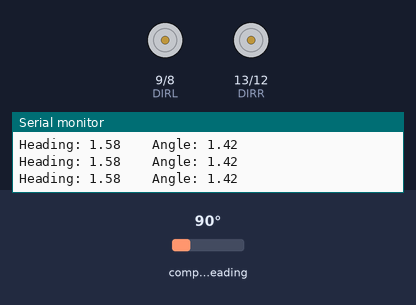
This sketch was run on a simulated Arduino Uno, built with avr-gcc and run on an emulated ATmega328P. Shown: direction and speed pins drawn as motors (green arrow = direction pin HIGH = forward, orange = LOW = backward, longer = more drive), the last lines printed to the serial monitor. The test bench sets the inputs (shaded band); at power-on: compass heading 90°.

Above: at 1.2 s.
1.3 s: compass heading set to 171°
2.8 s: compass heading set to 177°
At 3.8 s:
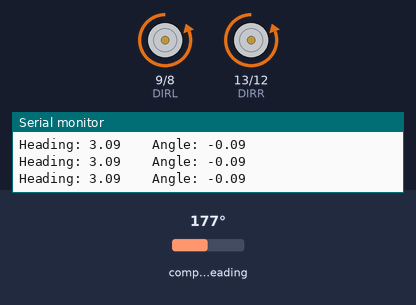
4.3 s: compass heading set to 7°
At 5.4 s:
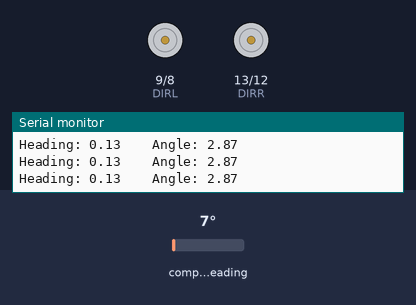
7.3 s: compass heading set to 180°
At 7.6 s:
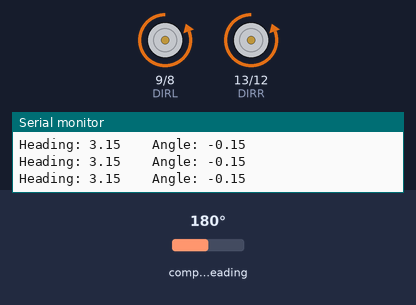
Timing chart, 0 to 10.3 s (numbered marks = the images above; inputs shaded):
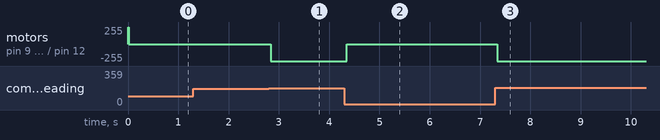

The sketch:

Orient.ino
```cpp
#include <Wire.h>
#include <QMC5883L.h>

int PWMR = 12;  //right motors
int DIRR = 13;
int PWML = 8;  //left motors
int DIRL = 9;
int count=1;
QMC5883L compass;

void setup() {
  // put your setup code here, to run once:
  pinMode(PWMR,OUTPUT);
  pinMode(DIRR,OUTPUT);
  pinMode(PWML,OUTPUT);
  pinMode(DIRL,OUTPUT);
  Wire.begin();
  Serial.begin(9600);
  compass.init();
}

void loop() {
  // put your main code here, to run repeatedly:
  int x,y,z;
  compass.read(&x,&y,&z);
  float heading = atan2(y, x);

  float declinationAngle = 0.00494;
  heading += declinationAngle;
  if(heading < 0)
    heading += 2*PI;

  if(heading > 2*PI)
    heading -= 2*PI;

   Serial.print("Heading: ");
  Serial.print(heading);
  float finalheading = 3.0;
  float angle = finalheading - heading;
  float angle1;
  if(count==1){
    angle1=angle;
    count++;
  }

   Serial.print("    Angle: ");
   Serial.println(angle);
   if((angle1<3.14 && angle1>0)||(angle1<-3.14 && angle1>-6.28))
   {
      if(angle> 0.05 && angle <= 3.14){
        analogWrite(PWMR,145);    //clockwise
        digitalWrite(DIRR,HIGH);
        analogWrite(PWML,145);
        digitalWrite(DIRL,HIGH);
        }

   else if(angle < -3.14 && angle >= -6.28){
        analogWrite(PWMR,145);    //clockwise
        digitalWrite(DIRR,HIGH);
        analogWrite(PWML,145);
        digitalWrite(DIRL,HIGH);
   }
         else {
        analogWrite(PWMR,0);
        digitalWrite(DIRR,HIGH);
        analogWrite(PWML,0);
        digitalWrite(DIRL,HIGH);
    }
   }
   else {
       if(angle >3.14 && angle<= 6.28){
        analogWrite(PWMR,145);    //anticlockwise
        digitalWrite(DIRR,LOW);
        analogWrite(PWML,145);
        digitalWrite(DIRL,LOW);
       }
        else if(angle < -0.05 && angle >= -3.14 ){
        analogWrite(PWMR,145);    //anticlockwise
        digitalWrite(DIRR,LOW);
        analogWrite(PWML,145);
        digitalWrite(DIRL,LOW);
        }
         else {
        analogWrite(PWMR,0);
        digitalWrite(DIRR,HIGH);
        analogWrite(PWML,0);
        digitalWrite(DIRL,HIGH);
    }
   }
    delay(10);
}
```

Measured:
- the behaviour switches between 174 and 175° on compass heading (found by bisection; images 0 and 1)
- after the input at 2.8 s, motor on pin 9 (DIRL) / pin 8 (PWML), motor on pin 13 (DIRR) / pin 12 (PWMR): stopped → backward 255/255 at once
- after the input at 4.3 s, motor on pin 9 (DIRL) / pin 8 (PWML), motor on pin 13 (DIRR) / pin 12 (PWMR): backward 255/255 → stopped after 0.05 s
- after the input at 7.3 s, motor on pin 9 (DIRL) / pin 8 (PWML), motor on pin 13 (DIRR) / pin 12 (PWMR): stopped → backward 255/255 after 0.05 s
